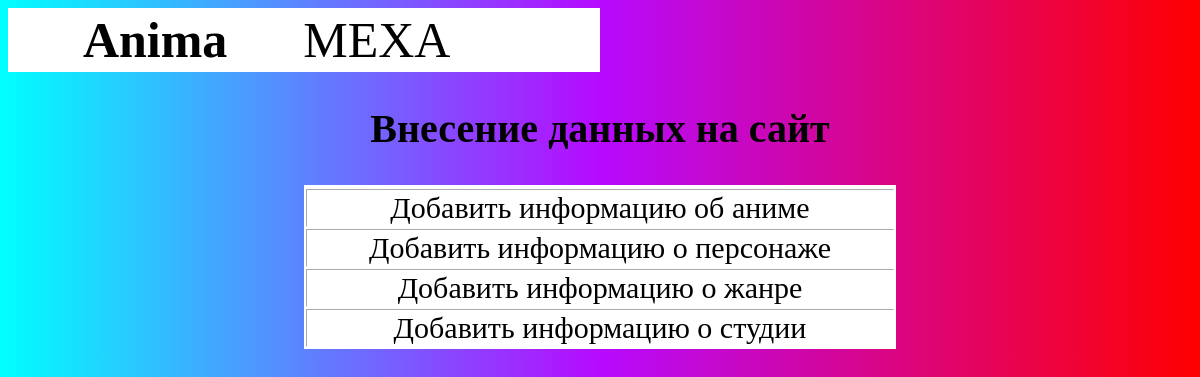
Before: / with the older database file.
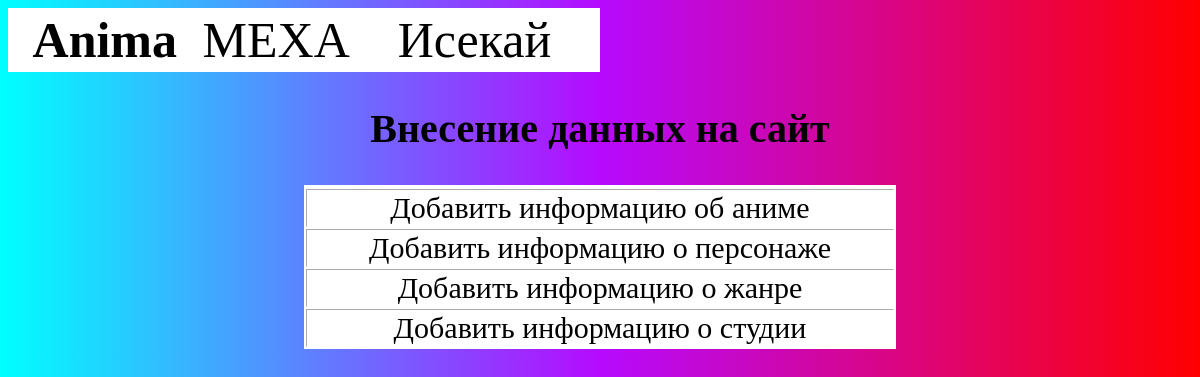
After: the same page with the newer database file.
### tables this page shows
CREATE TABLE id_genre (
        id_genre INTEGER PRIMARY KEY AUTOINCREMENT,
        genre TEXT
        );

### app.py (the view)
@app.route('/anima')
@app.route("/")
def Anima():
    return render_template('anima.html',
                           genres=all_genres())

### data.py (called while the page is built)
def dataconecter(query):
    with sq.connect('Animedata.db') as ani:
        cur = ani.cursor()
        cur.execute(query)
    return cur

def all_genres():
    genres = dataconecter("SELECT genre FROM id_genre").fetchall()
    gen=[i[0] for i in genres]
    return(gen)

### templates/anima.html (shortened to what this page needs)
<!DOCTYPE html>
<html>
<head>
     <link type="text/css" href="{{url_for('static',filename='CSS/anima.css')}}" rel="stylesheet"/>
</head>
<body>
<table>
    <tr>
        <th><a class='menumexa' href={{url_for('Anima')}}>Anima</a></th>
        {% for gen in genres -%}
        <td><a class='menumexa' href={{url_for('mexa',name=gen)}}>{{gen}}</a></td>
        {% endfor -%}
    </tr>
</table>
<center>
<table border="1">
    <tr><h2>Внесение данных на сайт</h2></tr>
        <tr><td><center><a class = 'add' href={{url_for('create_about_anime')}}>Добавить информацию об аниме</a></center></td></tr>
        <tr><td><center><a class = 'add' href={{url_for('create_character')}}>Добавить информацию о персонаже</a></center></td></tr>
    <tr><td><center><a class = 'add' href={{url_for('create_id_genre')}}>Добавить информацию о жанре</a></center></td></tr>
        <tr><td><center><a class = 'add' href={{url_for('create_studio')}}>Добавить информацию о студии</a></center></td></tr>
</table>
</center>
</body>
</html>

Changed rows visible on the page:
added id_genre: genre "Исекай"
